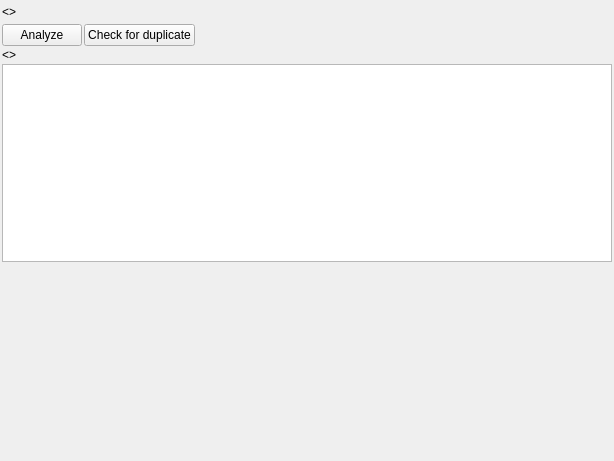
<?xml version="1.0" encoding="UTF-8"?>
<ui version="4.0">
 <class>Form</class>
 <widget class="QWidget" name="Form">
  <property name="geometry">
   <rect>
    <x>0</x>
    <y>0</y>
    <width>614</width>
    <height>461</height>
   </rect>
  </property>
  <property name="windowTitle">
   <string>Form</string>
  </property>
  <layout class="QHBoxLayout" name="horizontalLayout_2">
   <property name="spacing">
    <number>2</number>
   </property>
   <property name="leftMargin">
    <number>2</number>
   </property>
   <property name="topMargin">
    <number>2</number>
   </property>
   <property name="rightMargin">
    <number>2</number>
   </property>
   <property name="bottomMargin">
    <number>2</number>
   </property>
   <item>
    <layout class="QVBoxLayout" name="verticalLayout_2">
     <property name="spacing">
      <number>2</number>
     </property>
     <item>
      <layout class="QVBoxLayout" name="verticalLayout">
       <item>
        <widget class="QLabel" name="lbl_folder_selected">
         <property name="minimumSize">
          <size>
           <width>0</width>
           <height>20</height>
          </size>
         </property>
         <property name="text">
          <string>&lt;&gt;</string>
         </property>
        </widget>
       </item>
       <item>
        <layout class="QHBoxLayout" name="horizontalLayout">
         <item>
          <widget class="QPushButton" name="pb_analyze">
           <property name="toolTip">
            <string>Calculate how many files and subfolders are in selected folder</string>
           </property>
           <property name="text">
            <string>Analyze</string>
           </property>
          </widget>
         </item>
         <item>
          <widget class="QPushButton" name="pb_organize">
           <property name="sizePolicy">
            <sizepolicy hsizetype="Preferred" vsizetype="Preferred">
             <horstretch>0</horstretch>
             <verstretch>0</verstretch>
            </sizepolicy>
           </property>
           <property name="minimumSize">
            <size>
             <width>0</width>
             <height>0</height>
            </size>
           </property>
           <property name="maximumSize">
            <size>
             <width>300</width>
             <height>30</height>
            </size>
           </property>
           <property name="toolTip">
            <string>Search for duplicate files by comparing file's hash between all files in selected folder and its subfolders</string>
           </property>
           <property name="text">
            <string>Check for duplicate</string>
           </property>
          </widget>
         </item>
         <item>
          <spacer name="horizontalSpacer">
           <property name="orientation">
            <enum>Qt::Horizontal</enum>
           </property>
           <property name="sizeHint" stdset="0">
            <size>
             <width>40</width>
             <height>20</height>
            </size>
           </property>
          </spacer>
         </item>
        </layout>
       </item>
      </layout>
     </item>
     <item>
      <layout class="QGridLayout" name="gridLayout">
       <property name="spacing">
        <number>2</number>
       </property>
       <item row="0" column="0">
        <widget class="QLabel" name="lbl_info">
         <property name="text">
          <string>&lt;&gt;</string>
         </property>
        </widget>
       </item>
       <item row="2" column="0">
        <spacer name="verticalSpacer">
         <property name="orientation">
          <enum>Qt::Vertical</enum>
         </property>
         <property name="sizeHint" stdset="0">
          <size>
           <width>20</width>
           <height>5</height>
          </size>
         </property>
        </spacer>
       </item>
       <item row="1" column="0">
        <widget class="QTableView" name="tbl_file_data"/>
       </item>
      </layout>
     </item>
    </layout>
   </item>
  </layout>
 </widget>
 <resources/>
 <connections/>
</ui>
